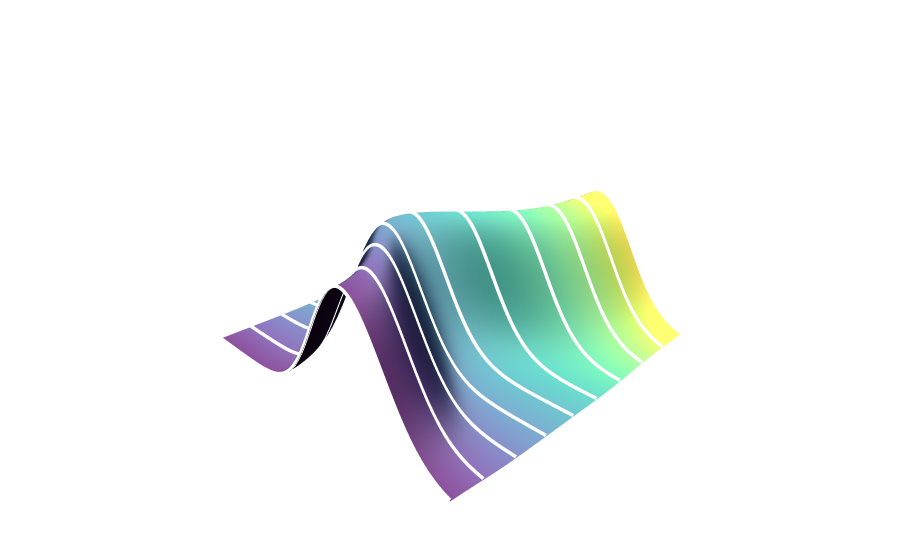

Notebook code cell kept with this figure:
### Code cell
fig = go.Figure(
    data=[
        go.Surface(
            z=Z.T,
            x=X,
            y=Y,
            surfacecolor = X, 
            colorscale= px.colors.sequential.Viridis  ,#Plotly3,#"Greys",   # IMPORTANT: neutral shading
            showscale=False,      # removes colorbar
            lighting=dict(
                ambient=0.15,   # lower = stronger shading
                diffuse=0.8,    # main shape cue
                specular=0.6,   # highlight on ridges
                roughness=0.8,  # lower = shinier.  --- ! ----
                fresnel=0.2
            ),
            lightposition=dict(
            x=200,
            y=-100,
            z=300
            )
        )
    ]
)

fig.update_layout(
    scene=dict(
        xaxis=dict(
            visible=False,
            showbackground=False
        ),
        yaxis=dict(
            visible=False,
            showbackground=False
        ),
        zaxis=dict(
            visible=False,
            showbackground=False
        ),
        camera=dict(
            eye=dict(x=-1.2, y=-1.2, z=0.8)
        ),
        aspectratio=dict(x=1, y=1, z=0.4)
    ),
    margin=dict(l=0, r=0, b=0, t=0),
    paper_bgcolor="white",
    plot_bgcolor="white"
)

# how many lines you want
n_lines = 10
x_idx = np.linspace(0, len(x) - 1, n_lines, dtype=int)

for i in x_idx:
    fig.add_trace(
        go.Scatter3d(
            x=np.full_like(y, x[i]),
            y=y,
            z=Z[i, :] + 0.002,  # tiny offset so lines sit on top
            mode="lines",
            line=dict(
                color='white', #"black",
                width=7
            ),
            showlegend=False
        )
    )

fig.show()

### Figure 1 — Plotly figure (JSON) as saved in the notebook; plotly's stock layout.template omitted (floating-point values rounded to 4 significant figures; data arrays with more than 128 entries replaced by an {"elided": "..."} marker saying what was removed)
{"data": [{"colorscale": [[0, "#440154"], [0.1111, "#482878"], [0.2222, "#3e4989"], [0.3333, "#31688e"], [0.4444, "#26828e"], [0.5556, "#1f9e89"], [0.6667, "#35b779"], [0.7778, "#6ece58"], [0.8889, "#b5de2b"], [1, "#fde725"]], "lighting": {"ambient": 0.15, "diffuse": 0.8, "fresnel": 0.2, "roughness": 0.8, "specular": 0.6}, "lightposition": {"x": 200, "y": -100, "z": 300}, "showscale": false, "surfacecolor": {"elided": "150x125 float values"}, "type": "surface", "x": {"elided": "150x125 float values"}, "y": {"elided": "150x125 float values"}, "z": {"elided": "150x125 float values"}}, {"line": {"color": "white", "width": 7}, "mode": "lines", "showlegend": false, "type": "scatter3d", "x": {"elided": "150 int values"}, "y": {"elided": "150 float values"}, "z": {"elided": "150 float values"}}, {"line": {"color": "white", "width": 7}, "mode": "lines", "showlegend": false, "type": "scatter3d", "x": {"elided": "150 float values"}, "y": {"elided": "150 float values"}, "z": {"elided": "150 float values"}}, {"line": {"color": "white", "width": 7}, "mode": "lines", "showlegend": false, "type": "scatter3d", "x": {"elided": "150 float values"}, "y": {"elided": "150 float values"}, "z": {"elided": "150 float values"}}, {"line": {"color": "white", "width": 7}, "mode": "lines", "showlegend": false, "type": "scatter3d", "x": {"elided": "150 float values"}, "y": {"elided": "150 float values"}, "z": {"elided": "150 float values"}}, {"line": {"color": "white", "width": 7}, "mode": "lines", "showlegend": false, "type": "scatter3d", "x": {"elided": "150 float values"}, "y": {"elided": "150 float values"}, "z": {"elided": "150 float values"}}, {"line": {"color": "white", "width": 7}, "mode": "lines", "showlegend": false, "type": "scatter3d", "x": {"elided": "150 float values"}, "y": {"elided": "150 float values"}, "z": {"elided": "150 float values"}}, {"line": {"color": "white", "width": 7}, "mode": "lines", "showlegend": false, "type": "scatter3d", "x": {"elided": "150 float values"}, "y": {"elided": "150 float values"}, "z": {"elided": "150 float values"}}, {"line": {"color": "white", "width": 7}, "mode": "lines", "showlegend": false, "type": "scatter3d", "x": {"elided": "150 float values"}, "y": {"elided": "150 float values"}, "z": {"elided": "150 float values"}}, {"line": {"color": "white", "width": 7}, "mode": "lines", "showlegend": false, "type": "scatter3d", "x": {"elided": "150 int values"}, "y": {"elided": "150 float values"}, "z": {"elided": "150 float values"}}, {"line": {"color": "white", "width": 7}, "mode": "lines", "showlegend": false, "type": "scatter3d", "x": {"elided": "150 float values"}, "y": {"elided": "150 float values"}, "z": {"elided": "150 float values"}}], "layout": {"margin": {"b": 0, "l": 0, "r": 0, "t": 0}, "paper_bgcolor": "white", "plot_bgcolor": "white", "scene": {"aspectratio": {"x": 1, "y": 1, "z": 0.4}, "camera": {"eye": {"x": -1.2, "y": -1.2, "z": 0.8}}, "xaxis": {"showbackground": false, "visible": false}, "yaxis": {"showbackground": false, "visible": false}, "zaxis": {"showbackground": false, "visible": false}}}}
